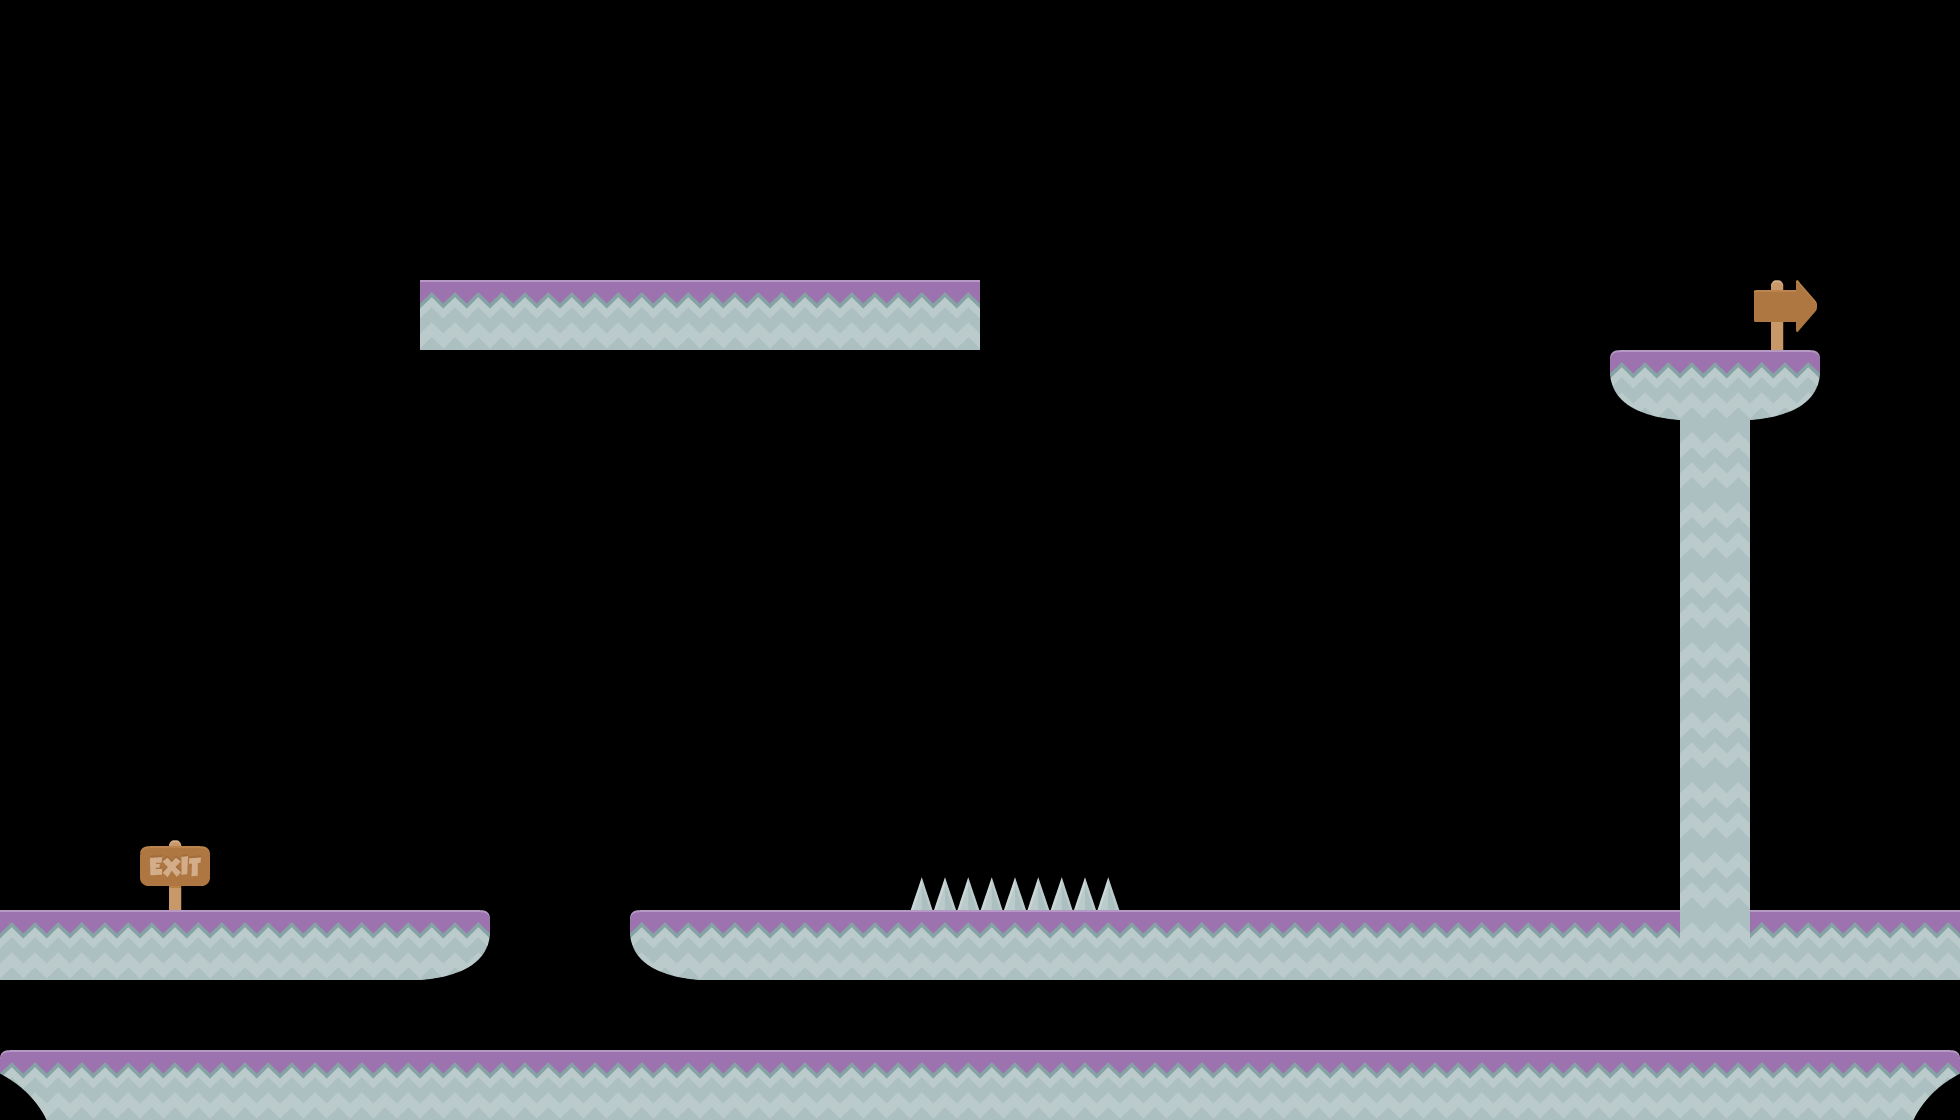

The image is a tile-based game level rendered from a .tmx file. Its description and source (layers, tilesets, objects; grid data summarised) follow:
An orthogonal 28x16 tile map with 70x70 px tiles, 1 tile layer (Tile Layer 1), 3 tilesets and 13 objects.

<map version="1.0" orientation="orthogonal" renderorder="right-down" width="28" height="16" tilewidth="70" tileheight="70" nextobjectid="14">
 <tileset firstgid="1" name="item_persSpriteSheet" tilewidth="70" tileheight="70" spacing="2" tilecount="100">
  <image source="item_persSpriteSheet.png" width="720" height="720" />
 </tileset>
 <tileset firstgid="101" name="tiles_spritesheet" tilewidth="70" tileheight="70" spacing="2" tilecount="156">
  <image source="tiles_spritesheet.png" width="914" height="936" />
 </tileset>
 <tileset firstgid="257" name="sheet_buildings" tilewidth="70" tileheight="70" spacing="2" tilecount="78">
  <image source="sheet_buildings.png" width="980" height="490" />
 </tileset>
 <layer name="Tile Layer 1" width="28" height="16">
  <data>[448 cells, 77 non-empty, 9 distinct tile ids]</data>
 </layer>
 <objectgroup name="Object Layer 1" width="1330" height="70">
  <object id="5" x="630" y="910" width="1330" height="70" />
  <object id="6" x="1" y="1050" width="1960" height="70" />
  <object id="7" x="1680" y="350" width="70" height="560" />
  <object id="8" x="1610" y="350" width="210" height="70" />
  <object id="9" x="422" y="280" width="558" height="70" />
  <object id="10" x="1" y="910" width="490" height="70" />
 </objectgroup>
 <objectgroup name="Object Layer 2" width="1330" height="70">
  <object id="11" x="1822" y="886" width="66" height="22">
   <properties>
    <property name="button" value="1" />
   </properties>
  </object>
 </objectgroup>
 <objectgroup name="Object Layer 3" width="1330" height="70">
  <object id="12" x="84" y="810" width="36" height="100">
   <properties>
    <property name="door" value="1" />
   </properties>
  </object>
 </objectgroup>
 <objectgroup name="Object Layer 4" width="1330" height="70">
  <object id="4" x="1680" y="980" width="70" height="70">
   <properties>
    <property name="lever" value="2" />
   </properties>
  </object>
 </objectgroup>
 <objectgroup name="Object Layer 5" width="1330" height="70">
  <object id="3" x="350" y="1" width="70" height="910">
   <properties>
    <property name="weight" value="2" />
   </properties>
  </object>
 </objectgroup>
 <objectgroup name="Object Layer 6" width="1330" height="70">
  <object id="13" x="908" y="874" width="210" height="32" />
 </objectgroup>
 <objectgroup name="Object Layer 7" width="1330" height="70">
  <object id="1" x="840" y="210" width="70" height="70" />
 </objectgroup>
 <objectgroup name="Object Layer 8" width="1330" height="70">
  <object id="2" x="70" y="980" width="70" height="70" />
 </objectgroup>
</map>
